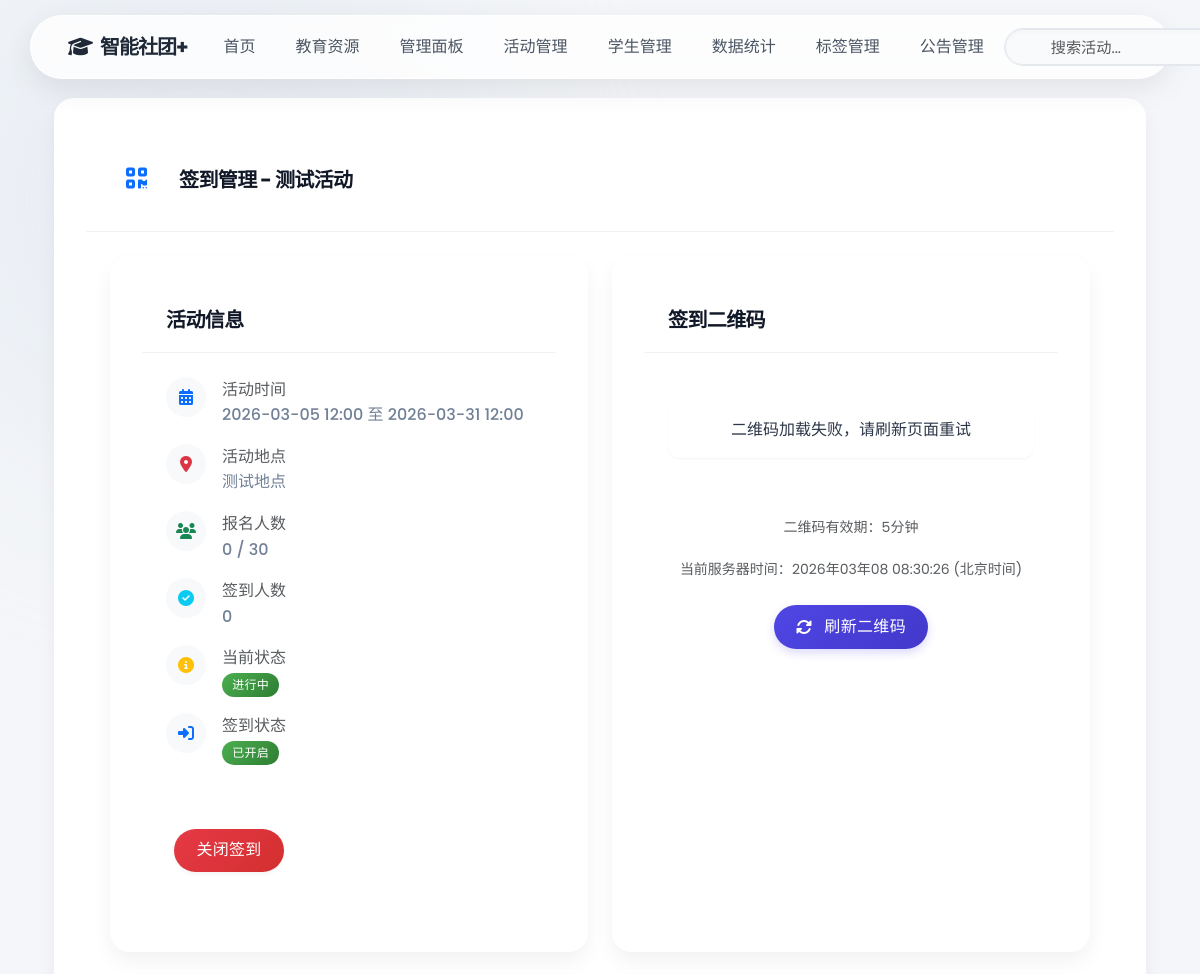
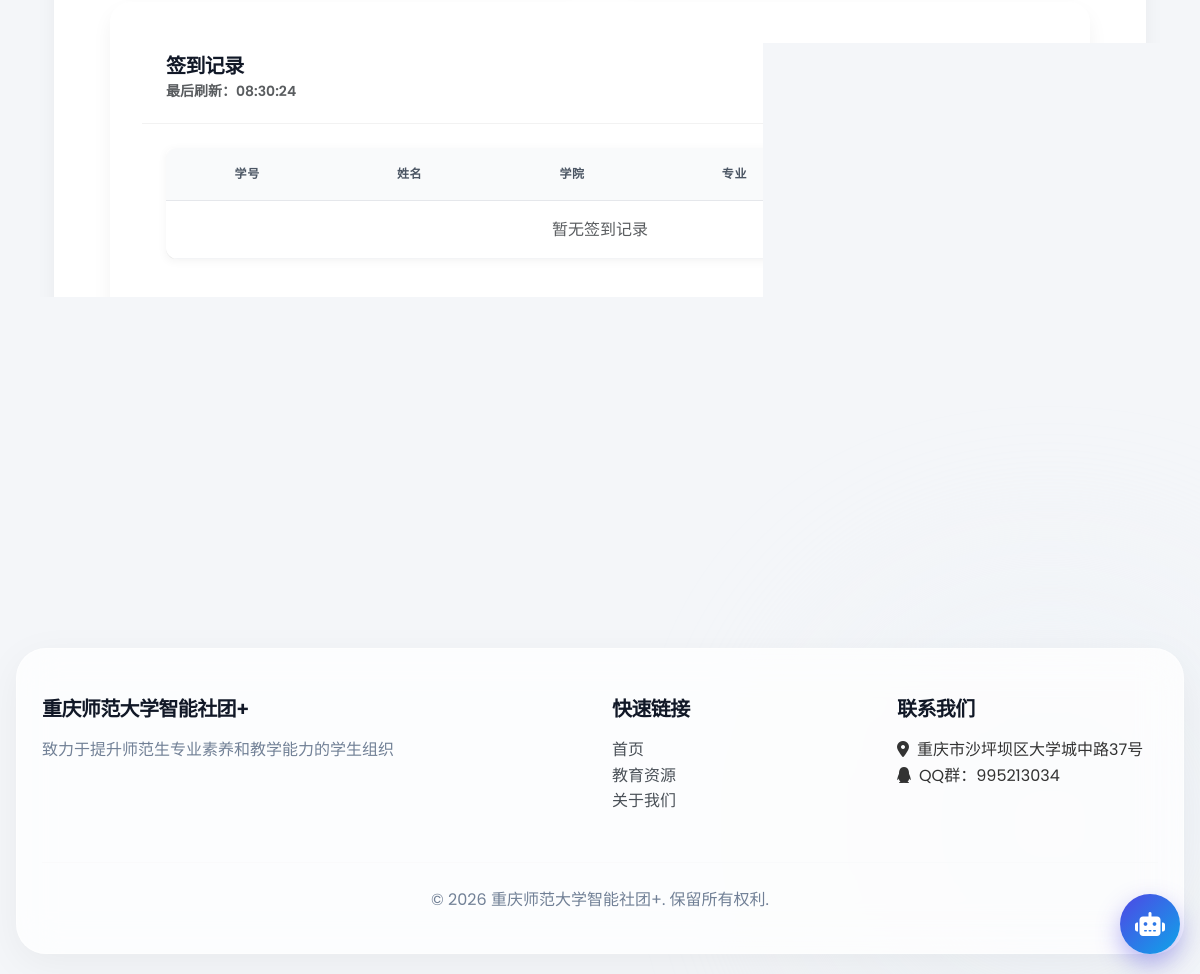
/admin/checkin-modal/1 (signed in), run on the app's committed database (2 pictures, top to bottom).
### src/models/__init__.py (models this page shows, shortened)
class Activity(db.Model):
    __tablename__ = 'activities'
    id = Column(Integer, primary_key=True)
    title = Column(String(128), nullable=False)
    description = Column(Text)
    location = Column(String(128))
    start_time = Column(DateTime)
    end_time = Column(DateTime)
    registration_start_time = Column(DateTime)
    registration_deadline = Column(DateTime)
    completed_at = Column(DateTime)  # 活动完成时间
    max_participants = Column(Integer, default=0)  # 0表示不限制
    points = Column(Integer, default=10)  # 参与可获得的积分
    type = Column(String(50), default='其他')  # 活动类型
    status = Column(String(20), default='active')  # 活动状态：active, completed, cancelled
    is_featured = Column(Boolean, default=False)  # 是否为重点活动
    poster_image = Column(String(255))  # 存储海报图片文件名
    poster_data = Column(db.LargeBinary)  # 存储海报图片二进制数据
    poster_mimetype = Column(String(50))  # 存储海报图片MIME类型
    checkin_key = Column(String(32))  # 签到密钥
    checkin_key_expires = Column(DateTime(timezone=True))  # 签到密钥过期时间
    checkin_enabled = Column(Boolean, default=False)  # 是否启用签到
    created_by = Column(Integer, ForeignKey('users.id'))
    created_at = Column(DateTime, default=func.now())
    updated_at = Column(DateTime, default=func.now(), onupdate=func.now())
    creator = relationship('User', backref='created_activities')
    registrations = relationship('Registration', backref='activity', lazy='dynamic', cascade='all, delete-orphan')
    reviews = relationship('ActivityReview', backref='activity', lazy='dynamic', cascade='all, delete-orphan')
    checkins = relationship('ActivityCheckin', backref='activity', lazy='dynamic', cascade='all, delete-orphan')
    tags = relationship('Tag', secondary=activity_tags, backref=backref('activities', lazy='dynamic'))

### src/routes/admin.py (the view)
@admin_bp.route('/checkin-modal/<int:id>')
@login_required
@admin_required
def checkin_modal(id):
    try:
        logger.info(f"进入checkin_modal函数: activity_id={id}")
        from flask_wtf.csrf import generate_csrf
        csrf_token = generate_csrf()
        logger.info(f"生成CSRF令牌: {csrf_token[:10]}...")
        from src.utils.time_helpers import display_datetime
        logger.info(f"导入display_datetime函数: 类型={type(display_datetime)}")
        logger.info(f"display_datetime类型: {type(display_datetime)}, 值: {display_datetime}")
        activity = db.get_or_404(Activity, id)
        logger.info(f"获取活动信息: id={activity.id}, 标题={activity.title}")
        now = get_localized_now()
        logger.info(f"获取当前北京时间: {now}")
        registration_count = Registration.query.filter(
            Registration.activity_id == id,
            db.or_(
                Registration.status == 'registered',
                Registration.status == 'attended'
            )
        ).count()
        logger.info(f"获取报名人数: {registration_count}")
        checkin_count = Registration.query.filter(
            Registration.activity_id == id,
            Registration.check_in_time.isnot(None)
        ).count()
        logger.info(f"获取签到人数: {checkin_count}")
        checkins = db.session.query(
            Registration.id,
            StudentInfo.student_id,
            StudentInfo.real_name,
            StudentInfo.college,
            StudentInfo.major,
            Registration.check_in_time
        ).join(
            StudentInfo, Registration.user_id == StudentInfo.user_id
        ).filter(
            Registration.activity_id == id,
            Registration.check_in_time.isnot(None)
        ).all()
        logger.info(f"获取签到记录: {len(checkins)}条")
        logger.info(f"管理员访问签到模态框: 活动ID={id}, 报名人数={registration_count}, 签到人数={checkin_count}")
        return render_template(
            'admin/checkin_modal.html',
            activity=activity,
            registration_count=registration_count,
            checkin_count=checkin_count,
            checkins=checkins,
            now=now,
            display_datetime=display_datetime
        )
    except Exception as e:
        logger.error(f"签到模态框加载失败: {str(e)}", exc_info=True)
        flash('加载签到管理界面失败', 'danger')
        return redirect(url_for('admin.activities'))

### src/templates/admin/checkin_modal.html (shortened to what this page needs)
{% extends 'base.html' %}
{% block content %}
<div class="container py-4">
    <div class="row">
        <div class="col-md-12">
            <div class="card border-0 shadow-sm">
                <div class="card-header bg-white border-0">
                    <div class="d-flex align-items-center">
                        <div class="bg-transparent bg-opacity-10 rounded-circle p-3 me-3">
                            <i class="fas fa-qrcode text-primary fs-4"></i>
                        </div>
                        <h5 class="mb-0 fw-bold">签到管理 - {{ activity.title }}</h5>
                    </div>
                </div>
                <div class="card-body">
                    <div class="row mb-4">
                        <div class="col-md-6 mb-4 mb-md-0">
                            <div class="card h-100 border-0 shadow-sm">
                                <div class="card-header bg-white border-0">
                                    <h5 class="mb-0 fw-semibold">活动信息</h5>
                                </div>
                                <div class="card-body">
                                    <div class="d-flex mb-3">
                                        <div class="bg-light rounded-circle p-2 d-flex align-items-center justify-content-center" style="width: 40px; height: 40px;">
                                            <i class="fas fa-calendar-alt text-primary"></i>
                                        </div>
                                        <div class="ms-3">
                                            <p class="text-muted mb-0">活动时间</p>
                                            <p class="mb-0 fw-medium">{{ display_datetime(activity.start_time, 'Asia/Shanghai') }} 至 {{ display_datetime(activity.end_time, 'Asia/Shanghai') }}</p>
                                        </div>
                                    </div>
                                    <div class="d-flex mb-3">
                                        <div class="bg-light rounded-circle p-2 d-flex align-items-center justify-content-center" style="width: 40px; height: 40px;">
                                            <i class="fas fa-map-marker-alt text-danger"></i>
                                        </div>
                                        <div class="ms-3">
                                            <p class="text-muted mb-0">活动地点</p>
                                            <p class="mb-0 fw-medium">{{ activity.location }}</p>
                                        </div>
                                    </div>
                                    <div class="d-flex mb-3">
                                        <div class="bg-light rounded-circle p-2 d-flex align-items-center justify-content-center" style="width: 40px; height: 40px;">
                                            <i class="fas fa-users text-success"></i>
                                        </div>
                                        <div class="ms-3">
                                            <p class="text-muted mb-0">报名人数</p>
                                            <p class="mb-0 fw-medium">{{ registration_count }} / {% if activity.max_participants > 0 %}{{ activity.max_participants }}{% else %}不限{% endif %}</p>
                                        </div>
                                    </div>
                                    <div class="d-flex mb-3">
                                        <div class="bg-light rounded-circle p-2 d-flex align-items-center justify-content-center" style="width: 40px; height: 40px;">
                                            <i class="fas fa-check-circle text-info"></i>
                                        </div>
                                        <div class="ms-3">
                                            <p class="text-muted mb-0">签到人数</p>
                                            <p class="mb-0 fw-medium checkin-count">{{ checkin_count }}</p>
                                        </div>
                                    </div>
                                    <div class="d-flex mb-3">
                                        <div class="bg-light rounded-circle p-2 d-flex align-items-center justify-content-center" style="width: 40px; height: 40px;">
                                            <i class="fas fa-info-circle text-warning"></i>
                                        </div>
                                        <div class="ms-3">
                                            <p class="text-muted mb-0">当前状态</p>
                                            <p class="mb-0">
                                        {% if activity.status == 'active' %}
                                                    <span class="badge bg-success rounded-pill">进行中</span>
                                        {% elif activity.status == 'completed' %}
                                                    <span class="badge bg-secondary rounded-pill">已结束</span>
                                        {% else %}
                                                    <span class="badge bg-danger rounded-pill">已取消</span>
                                        {% endif %}
                                    </p>
                                        </div>
                                    </div>
                                    <div class="d-flex mb-3">
                                        <div class="bg-light rounded-circle p-2 d-flex align-items-center justify-content-center" style="width: 40px; height: 40px;">
                                            <i class="fas fa-sign-in-alt text-primary"></i>
                                        </div>
                                        <div class="ms-3">
                                            <p class="text-muted mb-0">签到状态</p>
                                            <p class="mb-0">
                                        {% if activity.checkin_enabled %}
                                                    <span class="badge bg-success rounded-pill">已开启</span>
                                        {% else %}
                                                    <span class="badge bg-danger rounded-pill">已关闭</span>
                                        {% endif %}
                                    </p>
                                        </div>
                                    </div>
                                </div>
                                <div class="card-footer bg-white border-0 pt-0">
                                    {% if activity.checkin_enabled %}
                                    <form action="{{ url_for('admin.toggle_checkin', id=activity.id) }}" method="POST" class="mb-4" data-no-global-loading>
                                        <button type="submit" class="btn btn-danger" data-no-global-loading="true">关闭签到</button>
                                    </form>
                                    {% else %}
                                    <form action="{{ url_for('admin.toggle_checkin', id=activity.id) }}" method="POST" class="mb-4" data-no-global-loading>
                                        <input type="hidden" name="csrf_token" value="{{ csrf_token() }}">
                                        <button type="submit" class="btn btn-success" data-no-global-loading="true">开启签到</button>
                                    </form>
                                    {% endif %}
                                </div>
                            </div>
                        </div>
                        <div class="col-md-6">
                            <div class="card h-100 border-0 shadow-sm">
                                <div class="card-header bg-white border-0">
                                    <h5 class="mb-0 fw-semibold">签到二维码</h5>
                                </div>
                                <div class="card-body text-center">
                                    {% if activity.checkin_enabled %}
                                        <div id="qrcode-container" class="py-4">
                                        </div>
                                        <div class="mt-3">
                                            <p><small class="text-muted">二维码有效期：5分钟</small></p>
                                            <p><small class="text-muted">当前服务器时间：<span id="server-time">{{ display_datetime(now, 'Asia/Shanghai') }}</span> (北京时间)</small></p>
                                            <button id="refresh-qrcode" class="btn btn-primary mt-2">
                                                <i class="fas fa-sync-alt me-1"></i> 刷新二维码
                                            </button>
                                        </div>
                                    {% else %}
                                        <div class="alert alert-warning my-4">
                                            <i class="fas fa-exclamation-triangle me-2"></i>
                                            <p class="mb-0">签到功能未开启，请先开启签到功能。</p>
                                        </div>
                                    {% endif %}
                                </div>
                            </div>
                        </div>
                    </div>
                    <div class="card border-0 shadow-sm mt-4">
                        <div class="card-header bg-white border-0 d-flex justify-content-between align-items-center">
                            <div>
                                <h5 class="mb-0 fw-semibold">签到记录</h5>
                                <small class="text-muted">最后刷新：<span id="last-refresh-time">{{ now.strftime('%H:%M:%S') }}</span></small>
                            </div>
                            <button id="manual-refresh-btn" class="btn btn-outline-primary btn-sm">
                                <i class="fas fa-sync-alt me-1"></i> 刷新
                            </button>
                        </div>
                        <div class="card-body">
                            <div class="table-responsive">
                                <table class="table table-hover align-middle table-cell-scroll">
                                    <thead class="table-light">
                                        <tr>
                                            <th>学号</th>
                                            <th>姓名</th>
                                            <th>学院</th>
                                            <th>专业</th>
                                            <th>签到时间</th>
                                        </tr>
                                    </thead>
                                    <tbody>
                                        {% for checkin in checkins %}
                                        <tr>
                                            <td>{{ checkin.student_id }}</td>
                                            <td>{{ checkin.real_name }}</td>
                                            <td>{{ checkin.college }}</td>
                                            <td>{{ checkin.major }}</td>
                                            <td>{{ display_datetime(checkin.check_in_time, 'Asia/Shanghai') }}</td>
                                        </tr>
                                        {% else %}
                                        <tr>
                                            <td colspan="5" class="text-center py-4 text-muted">暂无签到记录</td>
                                        </tr>
                                        {% endfor %}
                                    </tbody>
                                </table>
                            </div>
                        </div>
                    </div>
                </div>
                <div class="card-footer bg-white border-0">
                    <a href="{{ url_for('admin.activity_view', id=activity.id) }}" class="btn btn-outline-secondary">
                        <i class="fas fa-arrow-left me-1"></i> 返回活动详情
                    </a>
                </div>
            </div>
        </div>
    </div>
</div>
{% endblock %}

### data on the page
Activity: title "测试活动", start_time "2026-03-05 12:00", end_time "2026-03-31 12:00", location "测试地点", max_participants "30"

### other printed values
{{ registration_count }} "0"
{{ checkin_count }} "0"
{{ now.strftime('%H:%M:%S') }} "08:30:24"
{{ now.year }} "2026"
